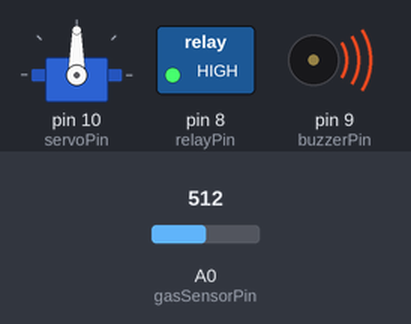
Simulated run of this sketch. Board: Arduino Uno, built with avr-gcc and run on an emulated ATmega328P. Parts: servo, switched loads named in the sketch (green lamp = pin HIGH), buzzer (waves = sounding, pin HIGH). The test bench sets the inputs (shaded band); at power-on: A0 (gasSensorPin) = 512. What the sketch prints to the serial monitor is not drawn.

Above: at 2.5 s.
2.6 s: A0 (gasSensorPin) set to 312
6.5 s: A0 (gasSensorPin) set to 291
At 10.0 s:
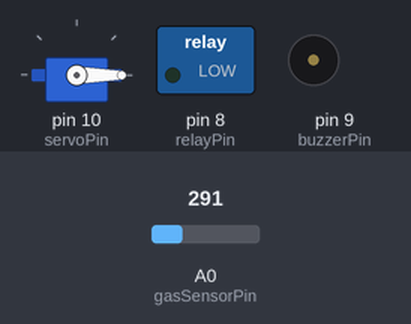
11.1 s: A0 (gasSensorPin) set to 306
At 12.2 s:
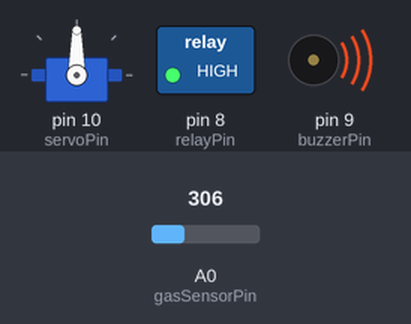
14.3 s: A0 (gasSensorPin) set to 290
At 17.0 s:
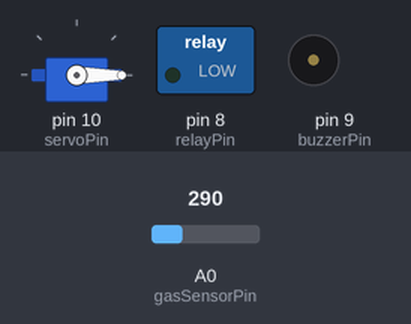
Timing chart, 0 to 18.5 s (numbered marks = the images above; inputs shaded):
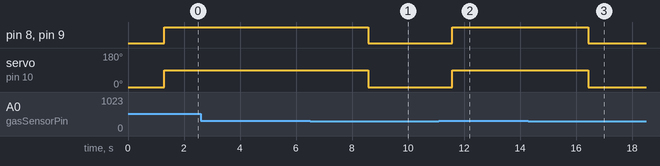

The sketch:

chatgpt_lpg_code.ino
```cpp
#include <Servo.h> // Include the Servo library

// Pin definitions
const int gasSensorPin = A0;  // Analog pin connected to the gas sensor (MQ sensor)
const int relayPin = 8;       // Digital pin connected to the relay
const int buzzerPin = 9;      // Digital pin connected to the buzzer
const int servoPin = 10;      // Digital pin connected to the servo motor

const int thresholdValue = 300; // Threshold value for gas detection (adjust as needed)
Servo myServo;                  // Create a servo object

void setup() {
    // Initialize serial communication for debugging and GSM
    Serial.begin(9600);

    // Set pin modes
    pinMode(gasSensorPin, INPUT);
    pinMode(relayPin, OUTPUT);
    pinMode(buzzerPin, OUTPUT);

    // Set initial states
    digitalWrite(relayPin, LOW); // Ensure fan is off at the beginning
    digitalWrite(buzzerPin, LOW); // Ensure buzzer is off at the beginning

    // Attach the servo motor to the designated pin
    myServo.attach(servoPin);
    myServo.write(0); // Set the servo to the closed position (open valve)

    // Send an initial message
    sendSMS("Gas detection system initialized.");
}

void loop() {
    // Read the value from the gas sensor
    int gasValue = analogRead(gasSensorPin);

    // Print the sensor value to the Serial Monitor for debugging
    Serial.print("Gas Sensor Value: ");
    Serial.println(gasValue);

    // If gas is detected (above the threshold), activate the components
    if (gasValue > thresholdValue) {
        Serial.println("Gas detected! Activating components...");

        // Close the gas valve using the servo
        myServo.write(90); // Adjust this angle based on your valve mechanism

        // Turn on the fan (activate the relay)
        digitalWrite(relayPin, HIGH);

        // Turn on the buzzer
        digitalWrite(buzzerPin, HIGH);

        // Send an SMS notification
        sendSMS("Warning! Gas detected!");

        // Make a call to the emergency number
        makeCall("+1234567890"); // Replace with the recipient's phone number
    } else {
        Serial.println("No gas detected. Deactivating components...");

        // Open the gas valve using the servo
        myServo.write(0); // Adjust this angle to open the valve

        // Turn off the fan (deactivate the relay)
        digitalWrite(relayPin, LOW);

        // Turn off the buzzer
        digitalWrite(buzzerPin, LOW);
    }

    // Delay for a short while before the next sensor reading
    delay(1000);
}

// Function to send SMS
void sendSMS(const char* message) {
    Serial.println("Sending SMS...");
    Serial.print("AT+CMGF=1\r"); // Set SMS mode to text
    delay(100);
    Serial.print("AT+CMGS=\"+1234567890\"\r"); // Replace with the recipient's phone number
    delay(100);
    Serial.print(message); // Send the message
    delay(100);
    Serial.write(26); // Send Ctrl+Z to indicate end of message
    delay(1000); // Wait for a response
}

// Function to make a call
void makeCall(const char* phoneNumber) {
    Serial.print("ATD");
    Serial.print(phoneNumber); // Phone number to call
    Serial.println(";"); // End the command
    delay(100); // Wait for a short time to process the call command
}
```

Measured:
- the behaviour switches between 301 and 300 on A0 (gasSensorPin) (found by bisection; images 0 and 1)
- after the input at 2.6 s, every drawn part: stays the same
- after the input at 6.5 s, pin 8 (relayPin), pin 9 (buzzerPin): HIGH → LOW after 2.1 s; servo on pin 10 (servoPin): 90° → 0° after 2.1 s
- after the input at 11.1 s, pin 8 (relayPin), pin 9 (buzzerPin): LOW → HIGH after 0.49 s; servo on pin 10 (servoPin): 0° → 90° after 0.49 s
- after the input at 14.3 s, pin 8 (relayPin), pin 9 (buzzerPin): HIGH → LOW after 2.1 s; servo on pin 10 (servoPin): 90° → 0° after 2.1 s
